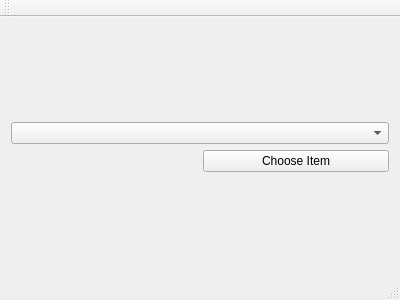
<?xml version="1.0" encoding="UTF-8"?>
<ui version="4.0">
 <class>MainWindow</class>
 <widget class="QMainWindow" name="MainWindow">
  <property name="geometry">
   <rect>
    <x>0</x>
    <y>0</y>
    <width>400</width>
    <height>300</height>
   </rect>
  </property>
  <property name="windowTitle">
   <string>MainWindow</string>
  </property>
  <property name="styleSheet">
   <string notr="true"/>
  </property>
  <widget class="QWidget" name="centralWidget">
   <property name="styleSheet">
    <string notr="true"/>
   </property>
   <layout class="QVBoxLayout" name="verticalLayout_2">
    <item>
     <layout class="QVBoxLayout" name="verticalLayout">
      <item>
       <widget class="QComboBox" name="comboBox"/>
      </item>
      <item>
       <layout class="QHBoxLayout" name="horizontalLayout">
        <item>
         <widget class="QLabel" name="label">
          <property name="text">
           <string/>
          </property>
          <property name="alignment">
           <set>Qt::AlignCenter</set>
          </property>
         </widget>
        </item>
        <item>
         <widget class="QPushButton" name="pushButton">
          <property name="text">
           <string>Choose Item</string>
          </property>
         </widget>
        </item>
       </layout>
      </item>
     </layout>
    </item>
   </layout>
  </widget>
  <widget class="QMenuBar" name="menuBar">
   <property name="geometry">
    <rect>
     <x>0</x>
     <y>0</y>
     <width>400</width>
     <height>21</height>
    </rect>
   </property>
  </widget>
  <widget class="QToolBar" name="mainToolBar">
   <attribute name="toolBarArea">
    <enum>TopToolBarArea</enum>
   </attribute>
   <attribute name="toolBarBreak">
    <bool>false</bool>
   </attribute>
  </widget>
  <widget class="QStatusBar" name="statusBar"/>
 </widget>
 <layoutdefault spacing="6" margin="11"/>
 <resources/>
 <connections/>
 <buttongroups>
  <buttongroup name="radioButtonGroup1">
   <property name="exclusive">
    <bool>false</bool>
   </property>
  </buttongroup>
  <buttongroup name="radioButtonGroup2"/>
 </buttongroups>
</ui>
